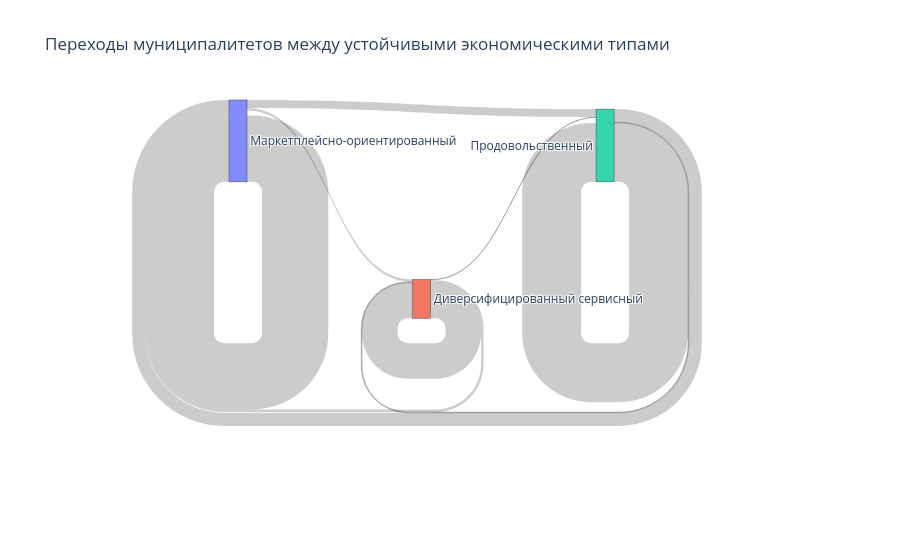

The code cell stored with this chart in its notebook:
### Markdown cell above
## 6. Переходы между устойчивыми типами

Sankey показывает агрегированную структуру переходов между экономическими типами в соседних месяцах. Для интерактивного графика используется Plotly.

### Code cell
if transitions is not None and go is not None:
    flow = (
        transitions
        .groupby(["type_from_name", "type_to_name"], as_index=False)["n_municipalities"]
        .sum()
    )

    labels = TYPE_ORDER
    label_to_idx = {x:i for i,x in enumerate(labels)}
    source = [label_to_idx[x] for x in flow["type_from_name"]]
    target = [label_to_idx[x] for x in flow["type_to_name"]]
    value = flow["n_municipalities"].tolist()

    fig = go.Figure(go.Sankey(
        node=dict(label=labels, pad=22, thickness=18),
        link=dict(source=source, target=target, value=value)
    ))
    fig.update_layout(
        title="Переходы муниципалитетов между устойчивыми экономическими типами",
        font=dict(size=12)
    )
    fig.write_html(figures / "final_type_sankey.html", include_plotlyjs="cdn")
    fig.show()
else:
    print("Sankey будет построен после выполнения 14 и установки plotly.")

### Figure 1 — Plotly figure (JSON) as saved in the notebook; plotly's stock layout.template omitted (floating-point values rounded to 4 significant figures)
{"data": [{"link": {"source": [1, 1, 1, 0, 0, 0, 2, 2, 2], "target": [1, 0, 2, 1, 0, 2, 1, 0, 2], "value": [9115, 638, 87, 620, 17017, 2079, 201, 3351, 15115]}, "node": {"label": ["Маркетплейсно-ориентированный", "Диверсифицированный сервисный", "Продовольственный"], "pad": 22, "thickness": 18}, "type": "sankey"}], "layout": {"font": {"size": 12}, "title": {"text": "Переходы муниципалитетов между устойчивыми экономическими типами"}}}
